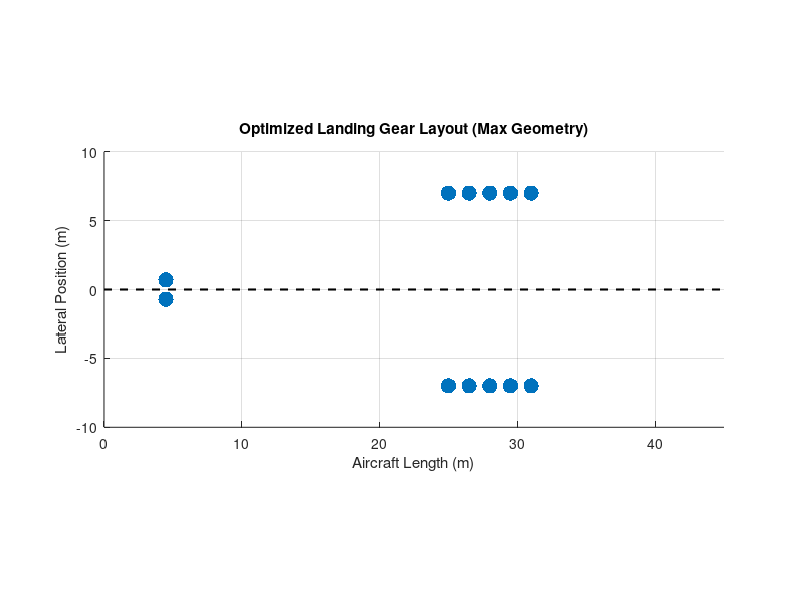
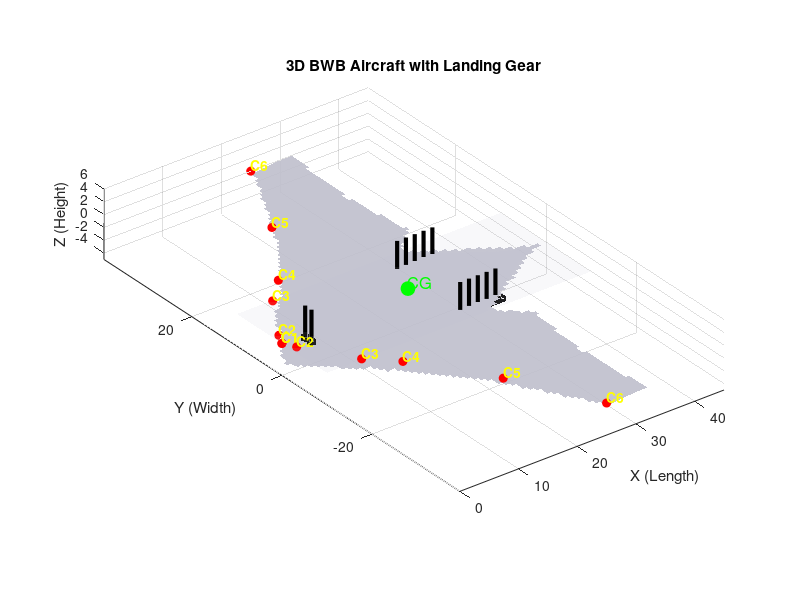

Write MATLAB code to recreate these figures, in order.
clc
clear
close all

%% ==============================
% 🔧 USER CONTROL (MAX GEOMETRY)
% ===============================
lambda = 1.2;          
Vz = 3;                
xt = 0.16;             

% MAX realistic design choices
gear_height = 4.0;          % Maximum feasible height (m)
mlg_ref = 28.0;             % Aft reposition (m)

%% ==============================
% Aircraft Inputs
% ===============================
MTOM = 618000;          
MLM  = 483000;          
aircraft_length = 45;   
X_CG = 21.47;           
CG_height = 3;          

%% ==============================
% Tyre + Shock Inputs
% ===============================
tyre_diameter = 1.27;   
tyre_width = 0.52;      
tyre_radius = tyre_diameter / 2;

shock_stroke_ref = 0.5; % reference

%% ==============================
% Landing Gear Layout (AFT CLUSTERED)
% ===============================
track_width = 14;
half_track = track_width / 2;

nose_x = 4.5;
nose_y = [-0.7 0.7];

% New optimized MLG positions (clustered aft)
mlg_x = [25 26.5 28 29.5 31];

mlg_y_left  = -half_track;
mlg_y_right =  half_track;

%% ==============================
% Build Positions
% ===============================
gear_positions = [];

% Nose gear
for i = 1:length(nose_y)
    gear_positions = [gear_positions; nose_x nose_y(i)];
end

% Left main gear
for i = 1:length(mlg_x)
    gear_positions = [gear_positions; mlg_x(i) mlg_y_left];
end

% Right main gear
for i = 1:length(mlg_x)
    gear_positions = [gear_positions; mlg_x(i) mlg_y_right];
end

%% ==============================
% Tail-strike Geometry
% ===============================
L_tail = aircraft_length - mlg_ref;

theta_tailstrike = atan(gear_height / L_tail) * 180/pi;

%% ==============================
% Shock Absorber Physics
% ===============================
g = 9.81;

xs = ((MLM * Vz^2)/(2 * lambda * MLM * g) - 0.5 * xt) / 0.75;

%% ==============================
% MASS MODEL (UPDATED)
% ===============================
mLG_base = 0.0445 * MTOM;

% Reference geometry
h_ref = tyre_radius + shock_stroke_ref + 2.0;

% Scaling factors
k_height = 0.5;
k_stroke = 0.3;

% NEW mass with height + stroke effects
mLG = mLG_base * (gear_height / h_ref)^k_height * (xs / shock_stroke_ref)^k_stroke;

% Split mass
main_gear_mass = 0.9 * mLG;
nose_gear_mass = 0.1 * mLG;

%% ==============================
% Loads
% ===============================
main_wheels = 20;
main_load = 0.9 * MLM;
load_per_wheel = main_load / main_wheels;

%% ==============================
% Stability
% ===============================
theta_turnover = atan(CG_height / half_track) * 180/pi;

tipback_distance = mlg_ref - X_CG;
theta_tipback = atan(CG_height / tipback_distance) * 180/pi;

%% ==============================
% DISPLAY RESULTS
% ===============================
disp('==============================')
disp('MAX GEOMETRY CONFIGURATION')

disp(' ')
disp('--- GEOMETRY ---')
disp(['Gear Height (m): ', num2str(gear_height)])
disp(['MLG Reference Position (m): ', num2str(mlg_ref)])
disp(['Tail Distance (m): ', num2str(L_tail)])
disp(['Tail-strike Angle (deg): ', num2str(theta_tailstrike)])

disp(' ')
disp('--- MASS ---')
disp(['Total Landing Gear Mass (kg): ', num2str(mLG)])
disp(['Main Landing Gear Mass (kg): ', num2str(main_gear_mass)])
disp(['Nose Landing Gear Mass (kg): ', num2str(nose_gear_mass)])

disp(' ')
disp('--- SHOCK ---')
disp(['Shock Stroke (m): ', num2str(xs)])

disp(' ')
disp('--- STABILITY ---')
disp(['Turnover Angle (deg): ', num2str(theta_turnover)])
disp(['Tip-back Angle (deg): ', num2str(theta_tipback)])

disp(' ')
disp('--- LOAD ---')
disp(['Load per wheel (kg): ', num2str(load_per_wheel)])

disp(' ')
disp('--- POSITIONS (x,y) ---')
disp(gear_positions)

%% ==============================
% PLOT
% ===============================
figure
hold on
grid on
axis equal

scatter(gear_positions(:,1), gear_positions(:,2), 120, 'filled')

plot([0 aircraft_length],[0 0],'k--','LineWidth',1.5)

xlabel('Aircraft Length (m)')
ylabel('Lateral Position (m)')
title('Optimized Landing Gear Layout (Max Geometry)')

xlim([0 aircraft_length])
ylim([-10 10])

hold off
%% ==============================
% FULL 3D BWB + REAL LANDING GEAR
% ===============================
figure(2)
clf
hold on
grid on
axis equal
view(3)

title('3D BWB Aircraft with Real Landing Gear')

%% ==============================
% BWB GEOMETRY (FROM YOUR PLANFORM)
% ===============================
span = 79;
half_span = span/2;

% Span stations
y_stations = [0 0.05 0.25 0.35 0.65 1] * half_span;

% Chord lengths (C1 → C6)
chord = [45 40 22.6 22.6 13.3 7.2];

% Leading edge positions (IMPORTANT)
x_le = [0 1 6 10 18 25];

X_body = [];
Y_body = [];
Z_body = [];

for i = 1:length(y_stations)
    
    y = y_stations(i);
    c = chord(i);
    x0 = x_le(i);
    
    x_line = linspace(x0, x0 + c, 50);
    
    % smooth thickness distribution
    t = 0.08 * c;
    z_line = -t * (1 - (x_line - x0)/c).^2;
    
    X_body = [X_body; x_line];
    Y_body = [Y_body; y*ones(size(x_line))];
    Z_body = [Z_body; z_line];
end

% Mirror
X_full = [X_body; X_body];
Y_full = [Y_body; -Y_body];
Z_full = [Z_body; Z_body];

surf(X_full, Y_full, Z_full, ...
    'FaceAlpha',0.85, ...
    'EdgeColor','none')

colormap([0.75 0.75 0.8])

%% ==============================
% FULL 3D BWB + LANDING GEAR + MARKERS
% ===============================
figure(2)
clf
hold on
grid on
axis equal
view(3)

title('3D BWB Aircraft with Landing Gear')

%% ==============================
% BWB INPUT DATA
% ===============================
span = 79;
half_span = span/2;

y_stations = [0 0.05 0.25 0.35 0.65 1] * half_span;
chord      = [45 40 22.6 22.6 13.3 7.2];
x_le       = [0 1 6 10 18 25];

%% ==============================
% SMOOTH BWB SURFACE
% ===============================
[X_mesh, Y_mesh] = meshgrid(linspace(0,45,80), linspace(-half_span,half_span,100));
Z_mesh = NaN(size(X_mesh));

for i = 1:size(Y_mesh,1)
    
    y = abs(Y_mesh(i,1));
    
    c  = interp1(y_stations, chord, y, 'linear','extrap');
    x0 = interp1(y_stations, x_le, y, 'linear','extrap');
    
    for j = 1:size(X_mesh,2)
        
        x = X_mesh(i,j);
        
        if x >= x0 && x <= (x0 + c)
            
            t = 0.08 * c;
            Z_mesh(i,j) = -t * (1 - (x - x0)/c)^2;
        end
        
    end
end

surf(X_mesh, Y_mesh, Z_mesh, ...
    'FaceAlpha',0.9,'EdgeColor','none')

colormap([0.75 0.75 0.8])

%% ==============================
% WHEEL FUNCTION (CYLINDER)
% ===============================
function draw_wheel(x,y,z,r,width)
theta = linspace(0,2*pi,30);
w = linspace(-width/2,width/2,2);

[T,W] = meshgrid(theta,w);

X = r*cos(T) + x;
Y = r*sin(T) + y;
Z = W + z;

surf(X,Y,Z,'EdgeColor','none','FaceColor',[0.05 0.05 0.05])
end

%% ==============================
% LANDING GEAR
% ===============================
z_attach = -1;

% ===== NOSE GEAR =====
for i = 1:length(nose_y)
    
    x = nose_x;
    y = nose_y(i);
    
    plot3([x x],[y y],[z_attach gear_height],'k','LineWidth',3)
    draw_wheel(x,y,z_attach,tyre_radius,tyre_width)
end

% ===== MAIN GEAR =====
bogie_length = 2.0;
num_wheels = 4;

for i = 1:length(mlg_x)
    
    for side = [-1 1]
        
        x = mlg_x(i);
        y = side * half_track;
        
        plot3([x x],[y y],[z_attach gear_height],'k','LineWidth',3)
        
        x_bogie = linspace(x - bogie_length/2, x + bogie_length/2, num_wheels);
        
        plot3(x_bogie, y*ones(size(x_bogie)), ...
              z_attach*ones(size(x_bogie)), 'k','LineWidth',4)
        
        for j = 1:num_wheels
            draw_wheel(x_bogie(j), y, z_attach, tyre_radius, tyre_width)
        end
    end
end

%% ==============================
% MARK C1 TO C6
% ===============================
labels = {'C1','C2','C3','C4','C5','C6'};

for i = 1:length(y_stations)
    
    y = y_stations(i);
    x0 = x_le(i);
    
    plot3(x0, y, 0,'ro','MarkerFaceColor','r')
    plot3(x0,-y, 0,'ro','MarkerFaceColor','r')
    
    text(x0, y, 1, labels{i},'Color','yellow','FontWeight','bold')
    text(x0,-y,1, labels{i},'Color','yellow','FontWeight','bold')
end

%% ==============================
% CG MARKER
% ===============================
plot3(X_CG,0,1,'go','MarkerSize',10,'MarkerFaceColor','g')
text(X_CG,0,2,'CG','Color','green','FontSize',12)

%% ==============================
% GROUND
% ===============================
[Xg,Yg] = meshgrid(0:5:aircraft_length, -10:2:10);
Zg = -0.01 * ones(size(Xg));

surf(Xg,Yg,Zg,'FaceAlpha',0.1,'EdgeColor','none')

%% ==============================
% AXIS
% ===============================
xlabel('X (Length)')
ylabel('Y (Width)')
zlabel('Z (Height)')

xlim([0 aircraft_length])
ylim([-half_span half_span])
zlim([-5 gear_height+2])

hold off
